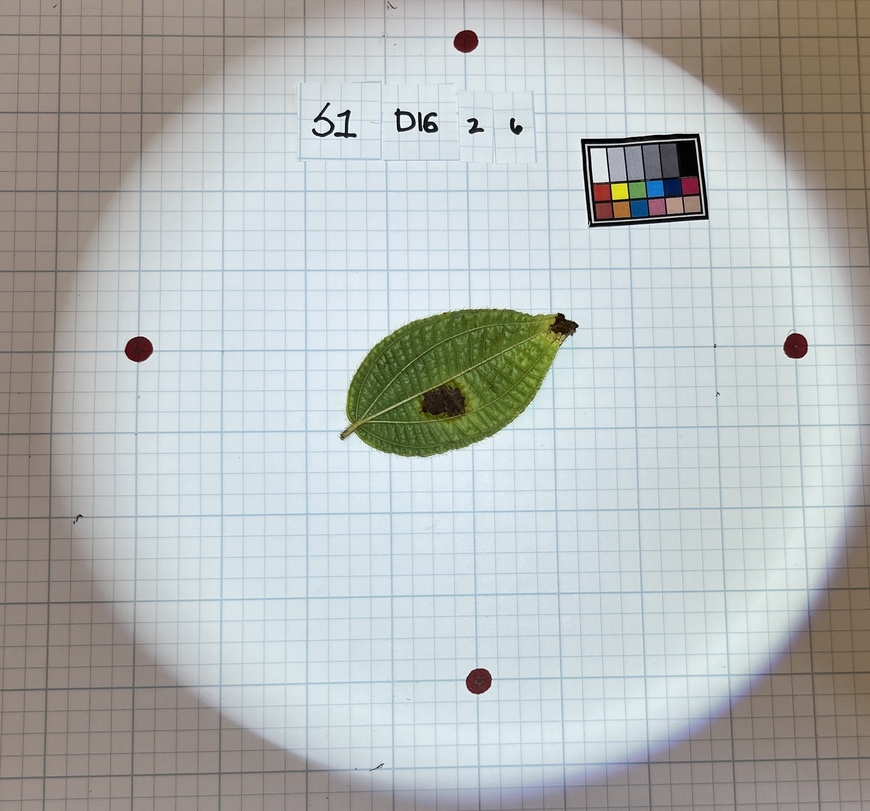
#> input picture img/test/Rusted_Ventral.JPG, 870 x 811 px, shrunk from 2352 x 2195 before the run
$ python -i damage_calculation_ground_truth.py   (imports and definitions only)
#> lines starting #> are read from the running program, lines starting #| are printed output that depends on the picture; after the words box and inside, x2 and y2 are one past the last pixel; in counts of white or black regions, pixels touching at a corner belong together
#> further down, picture is the input picture: shape (811, 870, 3); mean B, G, R 183.1, 184.4, 180.5
from PIL import Image
import numpy as np
import cv2
import pandas as pd

def getmask(img):
    gray = cv2.cvtColor(img, cv2.COLOR_BGR2GRAY)
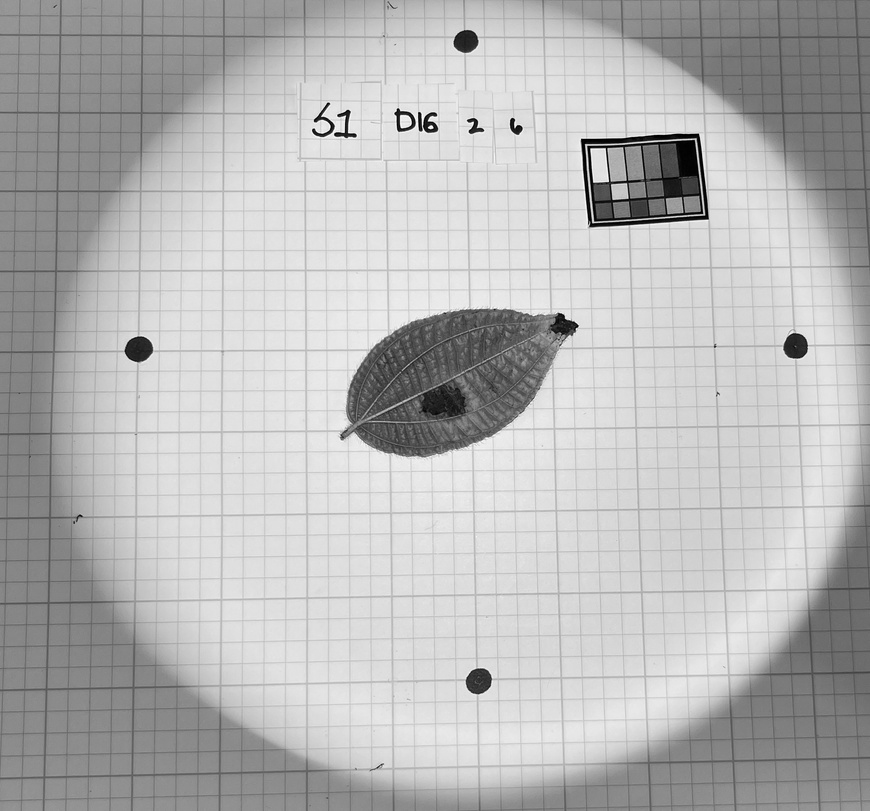
#> gray: shape (811, 870); min 0, max 255, mean 183
    blurred = cv2.medianBlur(gray, 3)
    (T, threshInv) = cv2.threshold(blurred, 0, 255, cv2.THRESH_BINARY_INV | cv2.THRESH_OTSU)
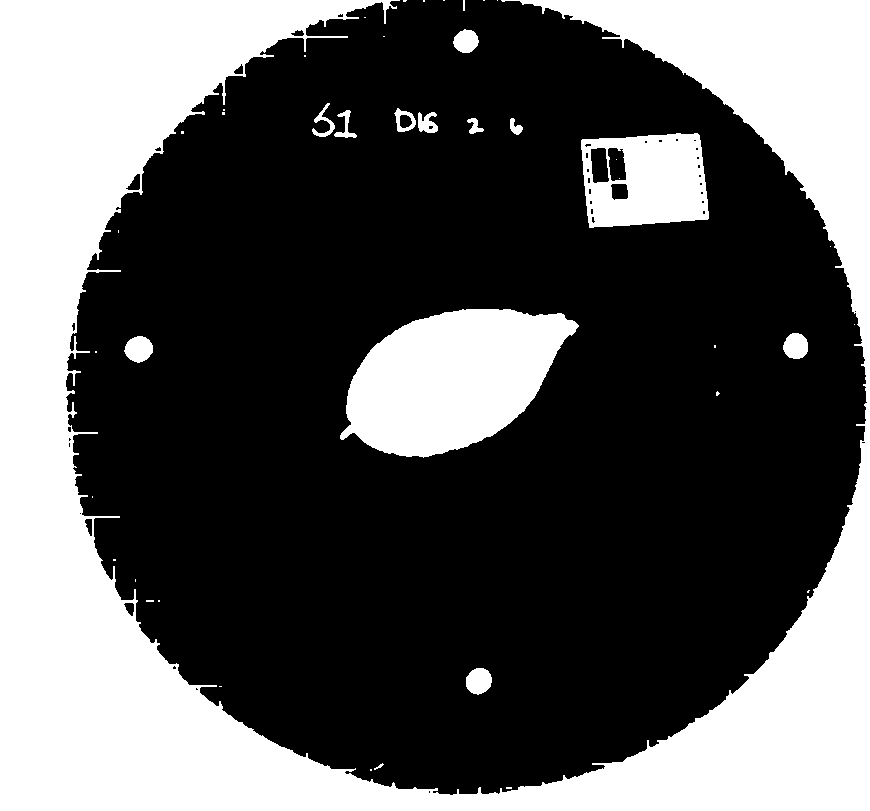
#> threshInv: shape (811, 870); 35.2% white; 43 white regions (28 under 20 px), largest, box (x1, y1, x2, y2) and area: (0, 0, 870, 811) 211520, (340, 309, 579, 458) 23934, (581, 133, 709, 228) 9247
#> T = 170
    return (threshInv)


proportions = []
idx_image = []
tags = []
# [16 lines not run here, left out]

df = pd.DataFrame.from_dict({"img.tag":tags, "proportion":proportions})
# [1 line not run here, left out]

>>> import cv2
>>> picture = cv2.imread('../../img/test/Rusted_Ventral.JPG')
>>> result = getmask(picture)
